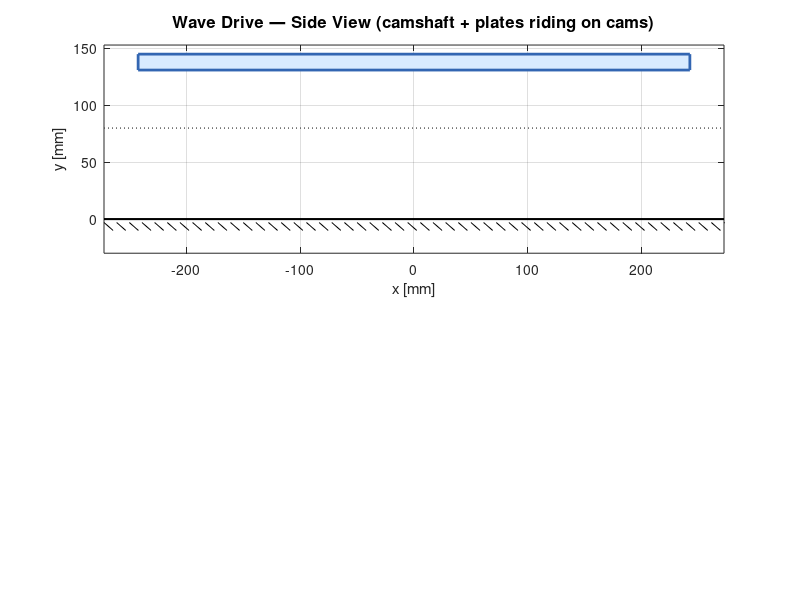

Source code (MATLAB): (Note: this script raises an error after producing the figure.)
function wave_drive_simulation()
%WAVE_DRIVE_SIMULATION  Animated simulation of James Bruton's Wave Drive
%
% Mechanism: A camshaft with N circular eccentric cams (each rotated by
% phase 360°/N from the previous) drives N flat plates up and down.
% As the camshaft rotates, the plates trace a travelling sinusoidal wave.
% The wave pushes the ground backward → robot moves forward.
%
% This simulation shows:
%   1. Side view of the camshaft + plates (the wave)
%   2. Animated motion of all cams synchronously
%   3. Position vs time plot for each plate (phase-shifted sinusoids)
%   4. Robot body translation (computed from wave-ground contact velocity)

close all; clc;

%% ── DESIGN PARAMETERS ──────────────────────────────────────────────────
N_cams      = 12;          % number of cams along the camshaft
spacing     = 35;          % mm between cams along x-axis
cam_radius  = 25;          % mm, base radius of each cam disc
eccentricity= 18;          % mm, offset of cam centre from shaft → wave amplitude
plate_width = 30;          % mm, x-extent of each plate
plate_height= 8;           % mm, plate thickness
shaft_radius= 6;           % mm
shaft_y     = 80;          % shaft height above ground

n_rpm       = 60;          % camshaft speed
omega       = n_rpm*2*pi/60;
total_time  = 6;           % seconds of simulation
fps         = 30;
dt          = 1/fps;

% Wave & robot motion
% Each cam i has phase offset:  phi_i = (i-1) * (2π / N_cams)
% so a full wavelength fits along the camshaft length.
phase_offset = 2*pi / N_cams;

% wavelength along x:
wavelength = N_cams * spacing;          % mm
% wave speed: lambda * f, where f = omega/(2π)
wave_speed = wavelength * omega/(2*pi); % mm/s
% Robot speed = wave_speed (rough — assumes no slip)
% Direction is opposite to wave propagation. By choosing phase to advance
% with x as θ_cam increases, the wave moves in +x → robot moves in -x.
% In this sim we'll show robot moving in +x for visual convenience by
% flipping sign of phase increment with time.

robot_speed = wave_speed;   % mm/s (assume rolling without slip)
fprintf('=================================================\n');
fprintf(' WAVE DRIVE TANK SIMULATION\n');
fprintf('=================================================\n');
fprintf(' Number of cams:     %d\n', N_cams);
fprintf(' Cam spacing:        %g mm\n', spacing);
fprintf(' Eccentricity (amp): %g mm\n', eccentricity);
fprintf(' Cam radius:         %g mm\n', cam_radius);
fprintf(' Shaft speed:        %g rpm  (ω = %.2f rad/s)\n', n_rpm, omega);
fprintf(' Wavelength:         %g mm\n', wavelength);
fprintf(' Wave speed:         %.1f mm/s = %.3f m/s\n', wave_speed, wave_speed/1000);
fprintf(' Robot speed:        %.1f mm/s = %.3f m/s\n', robot_speed, robot_speed/1000);
fprintf('=================================================\n\n');

%% ── PRE-COMPUTE GEOMETRY ──────────────────────────────────────────────
% x-positions of each cam along the shaft
cam_x = ((1:N_cams) - (N_cams+1)/2) * spacing;

% pre-compute one cam's circle outline (parametric)
th_circle = linspace(0, 2*pi, 60);

%% ── FIGURE SETUP ──────────────────────────────────────────────────────
fig = figure('Name','Wave Drive Tank Simulation','NumberTitle','off',...
    'Position',[60 40 1500 800],'Color','w');

% ── Main side view ────────────────────────────────────────────────────
ax1 = subplot(2,2,[1 2]); hold on; axis equal; grid on; box on;
ax_lim_x = [min(cam_x)-80, max(cam_x)+80];
ax_lim_y = [-30, shaft_y + cam_radius + eccentricity + 30];
xlim(ax_lim_x); ylim(ax_lim_y);
xlabel('x [mm]'); ylabel('y [mm]');
title('Wave Drive — Side View (camshaft + plates riding on cams)','FontSize',12,'FontWeight','bold');

% Ground line
plot(ax_lim_x,[0 0],'k-','LineWidth',1.5);
xs = linspace(ax_lim_x(1),ax_lim_x(2),50);
for i=1:length(xs)
    plot([xs(i) xs(i)+8],[-3 -10],'k-','LineWidth',0.5);
end

% Shaft (long horizontal line at shaft_y)
plot(ax_lim_x, [shaft_y shaft_y],'-','Color',[0.3 0.3 0.3],'LineWidth',1,'LineStyle',':');

% Robot body outline (above the cams)
body_y = shaft_y + cam_radius + eccentricity + 8;
body_height = 14;
robot_body = rectangle(ax1,'Position',...
    [min(cam_x)-50, body_y, max(cam_x)-min(cam_x)+100, body_height],...
    'FaceColor',[0.85 0.92 1.0],'EdgeColor',[0.2 0.4 0.7],'LineWidth',2);

% Steering wheel placeholders (front and back)
wh_R = 18;
front_wheel = plot(ax1, NaN, NaN,'-','Color',[0.2 0.2 0.2],'LineWidth',2.5);
back_wheel  = plot(ax1, NaN, NaN,'-','Color',[0.2 0.2 0.2],'LineWidth',2.5);

% Allocate handles for cams and plates
cam_patches  = gobjects(N_cams,1);
cam_centres  = gobjects(N_cams,1);
plate_patches= gobjects(N_cams,1);
contact_dots = gobjects(N_cams,1);

% colours: cycle through hsv for cams
cam_cols = hsv(N_cams);

for i = 1:N_cams
    cam_patches(i) = fill(ax1, NaN, NaN, cam_cols(i,:),...
        'FaceAlpha',0.55,'EdgeColor',cam_cols(i,:)*0.6,'LineWidth',1.5);
    cam_centres(i) = plot(ax1, NaN, NaN, 'k+','MarkerSize',6,'LineWidth',1.2);
    plate_patches(i) = fill(ax1, NaN, NaN, [0.3 0.35 0.4],...
        'FaceAlpha',0.85,'EdgeColor','k','LineWidth',1);
    contact_dots(i) = plot(ax1, NaN, NaN,'o','MarkerSize',6,...
        'MarkerFaceColor','r','MarkerEdgeColor','k','LineWidth',1);
end

% Shaft circles at each cam location (drawn AFTER so on top)
shaft_circles = gobjects(N_cams,1);
for i = 1:N_cams
    shaft_circles(i) = fill(ax1, ...
        cam_x(i)+shaft_radius*cos(th_circle), ...
        shaft_y+shaft_radius*sin(th_circle), ...
        [0.4 0.4 0.4],'EdgeColor','k','LineWidth',1);
end

% Phase angle indicator
theta_text = text(ax1, ax_lim_x(1)+10, ax_lim_y(2)-15,...
    'θ = 0°','FontSize',12,'FontWeight','bold','Color','b');
robot_x_text = text(ax1, ax_lim_x(1)+10, ax_lim_y(2)-30,...
    'robot x = 0 mm','FontSize',11,'Color',[0.2 0.4 0.7],'FontWeight','bold');

% ── Plate height vs cam index plot ────────────────────────────────────
ax2 = subplot(2,2,3); hold on; grid on; box on;
xlabel('cam index'); ylabel('plate height y [mm]');
title('Wave shape (instantaneous)','FontSize',11,'FontWeight','bold');
xlim([0 N_cams+1]); ylim([-eccentricity-2, eccentricity+2]);
wave_line = plot(ax2, 1:N_cams, zeros(1,N_cams),'-o',...
    'Color',[0.2 0.4 0.8],'LineWidth',2.5,'MarkerSize',7,...
    'MarkerFaceColor',[0.2 0.4 0.8]);
plot(ax2, [0.5 N_cams+0.5],[0 0],'k--','LineWidth',0.5);

% ── Plate height vs time ──────────────────────────────────────────────
ax3 = subplot(2,2,4); hold on; grid on; box on;
xlabel('time [s]'); ylabel('plate height y [mm]');
title('Plate motion vs time (each plate is phase-shifted SHM)','FontSize',11,'FontWeight','bold');
xlim([0 total_time]); ylim([-eccentricity-2, eccentricity+2]);
hist_lines = gobjects(N_cams,1);
for i = 1:N_cams
    hist_lines(i) = plot(ax3, NaN, NaN,'-','Color',cam_cols(i,:),'LineWidth',1.2);
end
% history buffers
t_hist = [];
y_hist = nan(N_cams, 0);

%% ── ANIMATION LOOP ─────────────────────────────────────────────────────
robot_x = 0;
fprintf('Running animation for %g seconds (%d frames)...\n',total_time,total_time*fps);

t_start = 0;
for t = t_start:dt:total_time
    if ~ishandle(fig), break; end

    theta_shaft = omega * t;     % shaft rotation angle [rad]
    robot_x = robot_speed * t;   % robot translation [mm]

    % update each cam
    for i = 1:N_cams
        % This cam's phase angle in inertial frame
        phi_i = theta_shaft + (i-1)*phase_offset;

        % Cam centre (eccentric) position relative to shaft
        cx = cam_x(i) + 0;     % cam disc x is fixed; eccentricity offset within disc
        cy = shaft_y;
        cam_off_x = eccentricity * cos(phi_i);
        cam_off_y = eccentricity * sin(phi_i);
        cam_centre_x = cx + cam_off_x;
        cam_centre_y = cy + cam_off_y;

        % Cam outline
        outline_x = cam_centre_x + cam_radius*cos(th_circle);
        outline_y = cam_centre_y + cam_radius*sin(th_circle);
        set(cam_patches(i),'XData',outline_x,'YData',outline_y);
        set(cam_centres(i),'XData',cam_centre_x,'YData',cam_centre_y);

        % Plate: rests on TOP of cam → plate bottom at max y of cam
        plate_y_bottom = cam_centre_y + cam_radius;
        % plate position (height from baseline shaft_y + cam_radius)
        plate_height_signed = plate_y_bottom - (shaft_y + cam_radius);

        % Plate outline (small rectangle floating on cam)
        px = [cx-plate_width/2, cx+plate_width/2, cx+plate_width/2, cx-plate_width/2];
        py = [plate_y_bottom, plate_y_bottom, plate_y_bottom+plate_height, plate_y_bottom+plate_height];
        set(plate_patches(i),'XData',px,'YData',py);

        % Contact point dot (top of cam)
        set(contact_dots(i),'XData',cx,'YData',plate_y_bottom);

        % Update side plot wave shape
        wave_y(i) = plate_height_signed;   %#ok<AGROW>
    end

    % Update wave line (instantaneous wave shape)
    set(wave_line,'YData',wave_y);

    % Update history
    t_hist(end+1) = t;                              %#ok<AGROW>
    y_hist(:,end+1) = wave_y(:);                    %#ok<AGROW>
    for i = 1:N_cams
        set(hist_lines(i),'XData',t_hist,'YData',y_hist(i,:));
    end

    % Update robot body position
    set(robot_body,'Position',...
        [min(cam_x)-50+robot_x*0.05, body_y, max(cam_x)-min(cam_x)+100, body_height]);
    % Note: robot motion is shown reduced (×0.05) to keep it in frame for the demo

    % Steering wheels (front and back, follow robot)
    wh_th = linspace(0,2*pi,30);
    front_x = max(cam_x) + 60 + robot_x*0.05;
    back_x  = min(cam_x) - 30 + robot_x*0.05;
    set(front_wheel,'XData',front_x+wh_R*cos(wh_th),'YData',wh_R+wh_R*sin(wh_th));
    set(back_wheel, 'XData',back_x +wh_R*cos(wh_th),'YData',wh_R+wh_R*sin(wh_th));

    % Texts
    set(theta_text,'String',sprintf('θ_{shaft} = %.0f°  |  t = %.2f s',...
        mod(theta_shaft*180/pi,360), t));
    set(robot_x_text,'String',sprintf('Robot moved: %.1f mm  (real-world; on screen scaled ×0.05)',...
        robot_x));

    drawnow limitrate;
end

fprintf('Animation complete. Robot translation = %.1f mm in %.1f s\n',...
    robot_speed*total_time, total_time);

end
